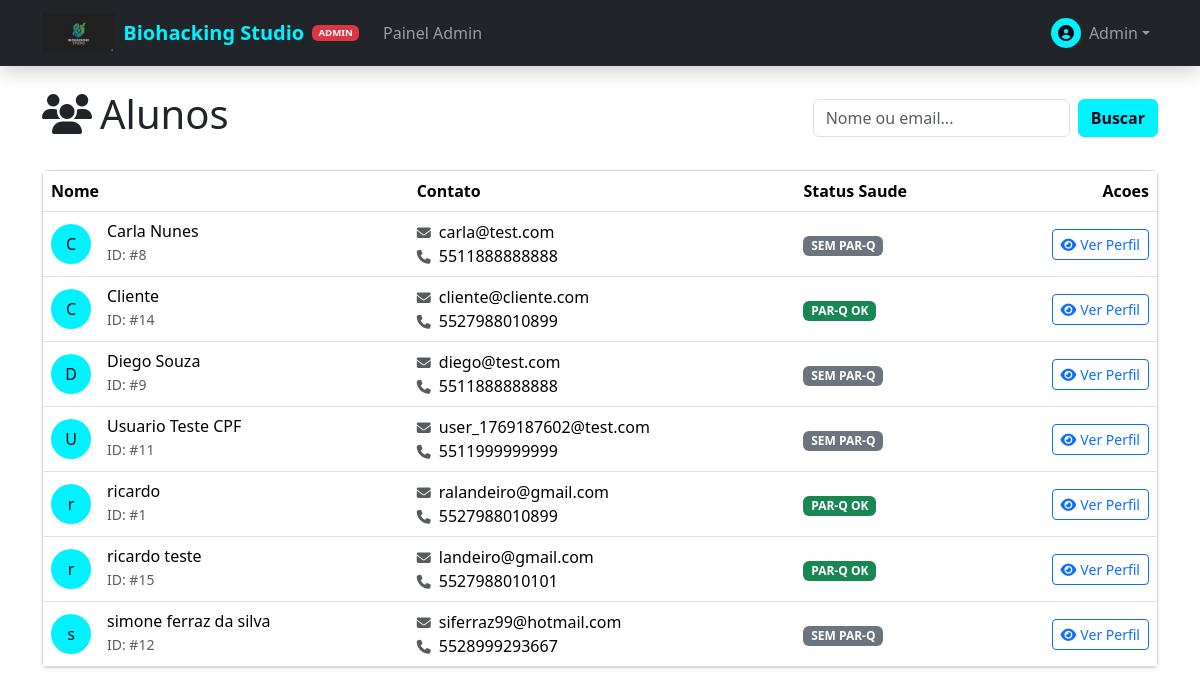
The app's page /instructor/students (signed in) with its own data.
### app/models/user.py (models this page shows, shortened)
class User(UserMixin, db.Model):
    __tablename__ = 'users'
    id = db.Column(db.Integer, primary_key=True)
    name = db.Column(db.String(100), nullable=False)
    email = db.Column(db.String(120), unique=True, nullable=False)
    phone = db.Column(db.String(20), nullable=False)
    password_hash = db.Column(db.String(256), nullable=False)
    cpf = db.Column(db.String(14), nullable=True)  # Formato: 123.456.789-00
    gender = db.Column(db.Enum(Gender), nullable=True)
    role = db.Column(db.String(20), default='student')
    xp = db.Column(db.Integer, default=0)  # XP total historico (para ranking)
    level = db.Column(db.Integer, default=1)
    xp_available = db.Column(db.Integer, default=0)  # XP disponivel para conversao (janela 3 meses)
    credits_balance = db.Column(db.Integer, default=0)  # Total de creditos ativos (wallets)
    face_encoding = db.Column(db.LargeBinary, nullable=True)
    face_encoding_version = db.Column(db.String(10), default='v1')
    face_registered_at = db.Column(db.DateTime, nullable=True)
    face_last_recognized = db.Column(db.DateTime, nullable=True)
    face_confidence_threshold = db.Column(db.Float, default=0.6)
    photo_url = db.Column(db.String(255))
    referral_code = db.Column(db.String(12), unique=True, nullable=True)
    professional_type = db.Column(db.Enum(ProfessionalType), nullable=True)
    base_commission_rate = db.Column(db.Numeric(5, 2), nullable=True)
    is_active = db.Column(db.Boolean, default=True)
    created_at = db.Column(db.DateTime, default=datetime.utcnow)
    updated_at = db.Column(db.DateTime, default=datetime.utcnow, onupdate=datetime.utcnow)
    last_login = db.Column(db.DateTime)
    @property
    def is_admin(self):
        return self.role == 'admin'
    @property
    def is_student(self):
        return self.role == 'student'
    def get_screening_status(self, screening_type):
        from app.models.health import HealthScreening, ScreeningStatus
        latest = HealthScreening.query.filter_by(
            user_id=self.id,
            screening_type=screening_type
        ).order_by(HealthScreening.created_at.desc()).first()
        if not latest:
            return None
        if latest.expires_at < datetime.utcnow():
            return ScreeningStatus.EXPIRADO
        return latest.status

### app/routes/instructor.py (the view)
@instructor_bp.route('/students')
@login_required
@instructor_required
def list_students():
    search = request.args.get('search', '')
    if search:
        students = User.query.filter(
            User.role == 'student',
            User.is_active == True,
            (User.name.ilike(f'%{search}%')) | (User.email.ilike(f'%{search}%'))
        ).order_by(User.name).all()
    else:
        students = User.query.filter_by(role='student', is_active=True).order_by(User.name).limit(50).all()
    return render_template('instructor/students/list.html', students=students, search=search)

### app/models/notification.py (called while the page is built)
    @classmethod
    def get_unread_count(cls, user_id):
        return cls.query.filter_by(user_id=user_id, is_read=False).count()

### app/routes/instructor.py (called while the page is built)
def instructor_required(f):
    from functools import wraps
    @wraps(f)
    def decorated_function(*args, **kwargs):
        if not current_user.is_authenticated:
            abort(403)
        is_staff = current_user.role in ('instructor', 'admin') or \
                   (hasattr(current_user, 'professional_type') and current_user.professional_type is not None)
        if not is_staff:
            abort(403)
        return f(*args, **kwargs)
    return decorated_function

### app/templates/instructor/students/list.html (shortened to what this page needs)
{% extends "base.html" %}
{% block content %}
<div class="container py-4">
    <div class="d-flex justify-content-between align-items-center mb-4">
        <h1><i class="fas fa-users me-2"></i>Alunos</h1>
        <form class="d-flex" action="{{ url_for('instructor.list_students') }}" method="GET">
            <input class="form-control me-2" type="search" name="search" placeholder="Nome ou email..."
                value="{{ search }}">
            <button class="btn btn-primary" type="submit">Buscar</button>
        </form>
    </div>
    <div class="card shadow-sm">
        <div class="table-responsive">
            <table class="table table-hover align-middle mb-0">
                <thead class="bg-light">
                    <tr>
                        <th>Nome</th>
                        <th>Contato</th>
                        <th>Status Saude</th>
                        <th class="text-end">Acoes</th>
                    </tr>
                </thead>
                <tbody>
                    {% for student in students %}
                    <tr>
                        <td>
                            <div class="d-flex align-items-center">
                                <div class="avatar-sm bg-primary text-white rounded-circle d-flex align-items-center justify-content-center me-3"
                                    style="width: 40px; height: 40px;">
                                    {{ student.name[:1] }}
                                </div>
                                <div>
                                    <h6 class="mb-0">{{ student.name }}</h6>
                                    <small class="text-muted">ID: #{{ student.id }}</small>
                                </div>
                            </div>
                        </td>
                        <td>
                            <div><i class="fas fa-envelope me-1 small text-muted"></i> {{ student.email }}</div>
                            {% if student.phone %}
                            <div><i class="fas fa-phone me-1 small text-muted"></i> {{ student.phone }}</div>
                            {% endif %}
                        </td>
                        <td>
                            {% set parq = student.get_screening_status('PARQ') %}
                            {% if parq %}
                            {% if parq.name == 'APTO' %}
                            <span class="badge bg-success">PAR-Q OK</span>
                            {% elif parq.name == 'PENDENTE_MEDICO' %}
                            <span class="badge bg-warning text-dark">PAR-Q PENDENTE</span>
                            {% else %}
                            <span class="badge bg-danger">PAR-Q BLOQUEADO</span>
                            {% endif %}
                            {% else %}
                            <span class="badge bg-secondary">SEM PAR-Q</span>
                            {% endif %}
                        </td>
                        <td class="text-end">
                            <a href="{{ url_for('instructor.student_detail', id=student.id) }}"
                                class="btn btn-sm btn-outline-primary">
                                <i class="fas fa-eye me-1"></i>Ver Perfil
                            </a>
                        </td>
                    </tr>
                    {% endfor %}
                </tbody>
            </table>
        </div>
    </div>
</div>
{% endblock %}

### app/templates/includes/navbar.html (shortened to what this page needs)
<nav class="navbar navbar-expand-lg navbar-dark bg-dark sticky-top shadow">
    <div class="container">
        <a class="navbar-brand d-flex align-items-center" href="{{ url_for('marketing.index') }}">
            <img src="{{ url_for('static', filename='img/logo.png') }}" alt="Biohacking Studio" height="40"
                 class="d-inline-block align-text-top me-2" onerror="this.style.display='none';">
            <span class="fw-bold text-primary">Biohacking Studio</span>
            {% if current_user.is_authenticated %}
            {% if current_user.is_admin %}
            <span class="badge bg-danger ms-2" style="font-size: 0.6rem;">ADMIN</span>
            {% elif current_user.is_instructor %}
            <span class="badge bg-primary ms-2" style="font-size: 0.6rem;">INSTRUTOR</span>
            {% endif %}
            {% endif %}
        </a>
        <div class="collapse navbar-collapse" id="mainNavbar">
            <ul class="navbar-nav me-auto">
                {% if current_user.is_authenticated %}
                {% if current_user.is_admin %}
                <li class="nav-item">
                    <a class="nav-link {% if request.endpoint and 'admin.dashboard' in request.endpoint %}active{% endif %}"
                        href="{{ url_for('admin.dashboard') }}">Painel Admin</a>
                </li>
                {% endif %}
                {% else %}
                <li class="nav-item">
                    <a class="nav-link {% if request.endpoint and 'shop' in request.endpoint %}active{% endif %}"
                        href="{{ url_for('shop.packages') }}">Planos e Preços</a>
                </li>
                {% endif %}
            </ul>
            <div class="navbar-nav align-items-center">
                {% if current_user.is_authenticated %}
                <div class="nav-item dropdown">
                    <a class="nav-link dropdown-toggle d-flex align-items-center" href="#" id="userDropdown"
                        role="button" data-bs-toggle="dropdown">
                        <div class="avatar-xs me-2 bg-primary rounded-circle d-flex align-items-center justify-content-center text-white"
                            style="width: 30px; height: 30px;">
                            <i class="fas fa-user-circle"></i>
                        </div>
                        <span>{{ current_user.name.split()[0] }}</span>
                    </a>
                </div>
                {% else %}
                <a class="nav-link me-2" href="{{ url_for('auth.login') }}">Entrar</a>
                <a class="btn btn-primary btn-sm px-3 rounded-pill" href="{{ url_for('auth.register') }}">Começar
                    Agora</a>
                {% endif %}
            </div>
        </div>
    </div>
</nav>

### app/templates/base.html (style rules this page uses)
:root { --primary-color: #00f2ff; --secondary-color: #0f172a; --text-dark: #020617; }
body { min-height: 100vh; display: flex; flex-direction: column; }
.btn-primary { background-color: var(--primary-color); border-color: var(--primary-color); color: var(--text-dark) !important; font-weight: 600; }
.text-primary { color: var(--primary-color) !important; }
.bg-primary { background-color: var(--primary-color) !important; color: var(--text-dark) !important; }

### records on screen
User: name "Admin"
User: name "C", name "Carla Nunes", id "8", email "carla@test.com", phone "5511888888888", shows "SEM PAR-Q"
User: name "C", name "Cliente", id "14", email "cliente@cliente.com", phone "5527988010899", shows "PAR-Q OK"
User: name "D", name "Diego Souza", id "9", email "diego@test.com", phone "5511888888888", shows "SEM PAR-Q"
User: name "U", name "Usuario Teste CPF", id "11", email "user_1769187602@test.com", phone "5511999999999", shows "SEM PAR-Q"
User: name "r", name "ricardo", id "1", email "ralandeiro@gmail.com", phone "5527988010899", shows "PAR-Q OK"
User: name "r", name "ricardo teste", id "15", email "landeiro@gmail.com", phone "5527988010101", shows "PAR-Q OK"
User: name "s", name "simone ferraz da silva", id "12", email "siferraz99@hotmail.com", phone "5528999293667", shows "SEM PAR-Q"
